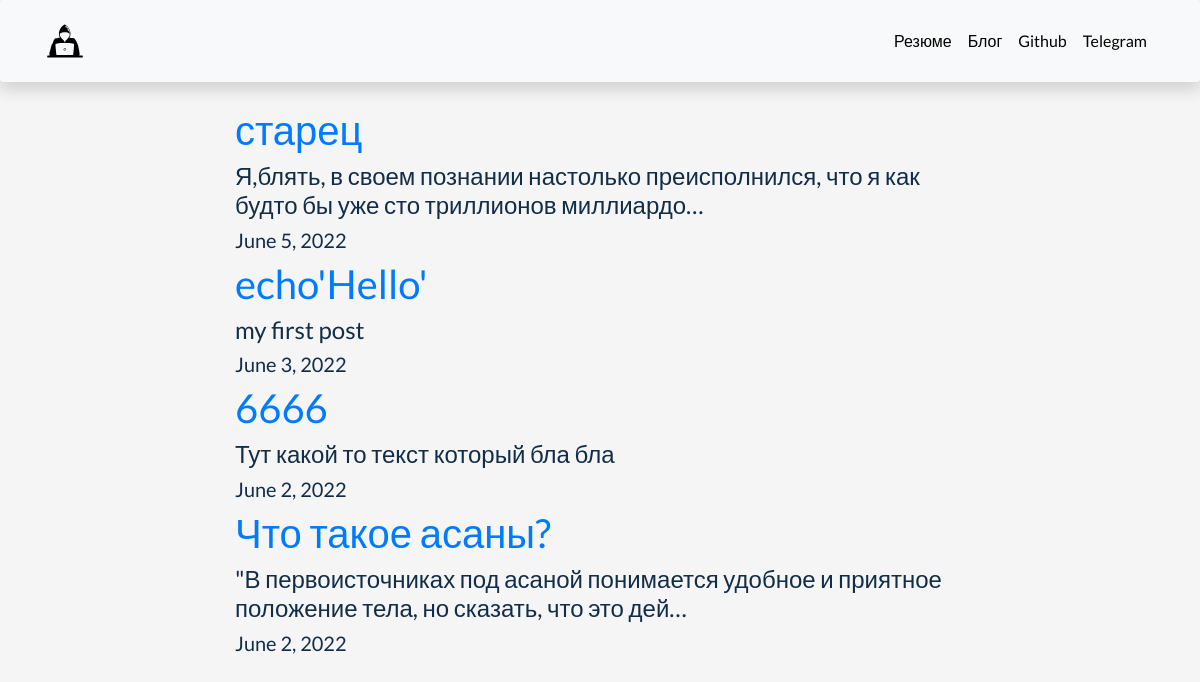
/blog/, run on an earlier commit of the app's database.
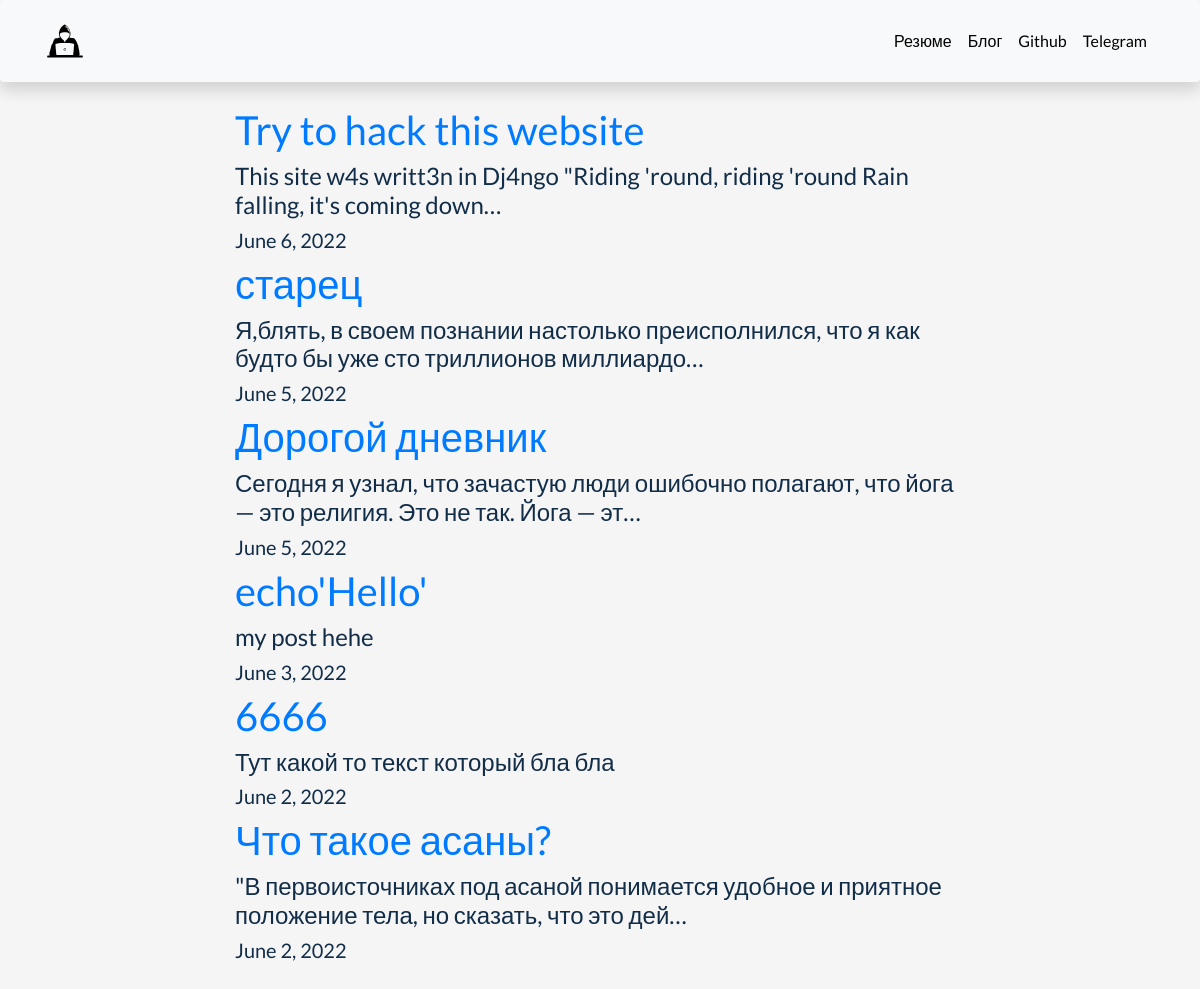
And on a later commit of the database.
### blog/models.py (models this page shows, shortened)
class Blog(models.Model):
    title = models.CharField(max_length=100)
    description = models.TextField(max_length=700)
    date = models.DateField()

### blog/views.py (the view)
# urls.py: path('', views.all_blogs, name='all_blogs'),
def all_blogs(request):
    blogs = Blog.objects.order_by('-date')
    return render(request, 'blog/all_blogs.html', {'blogs': blogs})

### blog/templates/blog/all_blogs.html
{% extends 'base.html' %}
{% block content %}
<div class="row justify-content-center my-4">
  <div class="col-md-8 ">
{%for blog in blogs%}
<a href="{% url 'blog:detail' blog.id %}"><h1>{{ blog.title }}</h1></a>
<h4>{{ blog.description|striptags|truncatechars:100 }}</h4>
<h5>{{ blog.date }}</h5>
{% endfor %}
  </div>
</div>
{% endblock %}

### portfoliopage/templates/base.html (shortened to what this page needs)
{% load static %}
<html lang="en">
<head>
  <link rel="stylesheet" href="https://stackpath.bootstrapcdn.com/bootstrap/4.4.1/css/bootstrap.min.css">
  <link rel="stylesheet" href="{% static "portfolio/1.css" %}">
</head>
<body>
  <nav id="topNav" class="navbar  navbar-expand-lg shadow rounded p-3 navbar-light bg-light" >
    <div class="container">
      <a class="navbar-brand" href="{% url 'home' %}">
        <img src="{% static 'portfolio/hack2.svg' %}" alt="" width="40" height="40">
      </a>
      <div class="collapse navbar-collapse text-center" id="navbarNav">
        <ul class="navbar-nav ml-auto">
          <li class="nav-item">
            <a class="nav-link" href="{% static 'portfolio/resume.pdf' %}" target="blank">Резюме</a>
          </li>
          <li class="nav-item">
            <a class="nav-link" href="{% url 'blog:all_blogs'%}">Блог</a>
          </li>
          <li class="nav-item">
            <a class="nav-link" href="https://github.com/Doomdon" target="_blank">Github</a>
          </li>
          <li>
             <a class="nav-link" href="https://t.me/hostislikelyvulnerable" target="_blank">Telegram</a>
          </li>
        </ul>
      </div>
    </div>
  </nav>
  <div class="container">
    {% block content %}{% endblock %}
  </div>
</body>
</html>
</body>
</html>

### portfoliopage/static/portfolio/1.css (style rules this page uses)
.navbar-nav .nav-link { color: rgba(0,0,0,1) !important; }
body { font-family: 'Lato', sans-serif; }

### portfoliopage/templates/base.html (style rules this page uses)
body { background: #F5F5F5; color: #122d48; }

What changed in the data, as far as the page shows it:
added Blog: title "Try to hack this website", description "This site w4s writt3n in Dj4ngo \"Riding 'round, riding 'round Rain falling, it's coming down…", date "June 6, 2022"
added Blog: title "Дорогой дневник", description "Сегодня я узнал, что зачастую люди ошибочно полагают, что йога — это религия. Это не так. Йога — эт…", date "June 5, 2022"
changed Blog "echo'Hello'": description "my first post" → "my post hehe"
